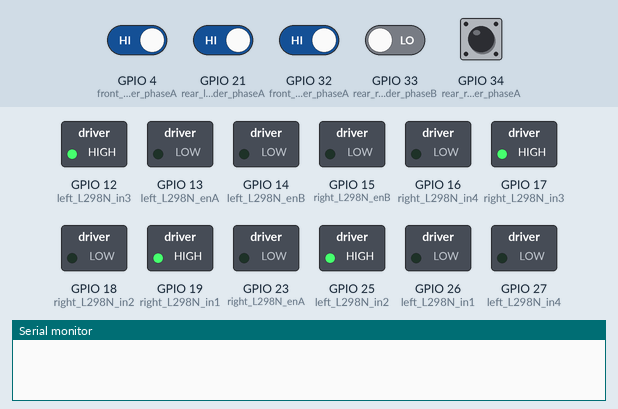
Simulated run of this sketch. Board: ESP32. Shown: switched loads named in the sketch (green lamp = pin HIGH), the last lines printed to the serial monitor. The test bench sets the inputs (shaded band); at power-on: GPIO 4 (front_right_encoder_phaseA), GPIO 21 (rear_left_encoder_phaseA), GPIO 32 (front_left_encoder_phaseA), GPIO 34 (rear_right_encoder_phaseA) HIGH, GPIO 33 (rear_right_encoder_phaseB) LOW.

Above: at 0.05 s.
At 1.2 s:
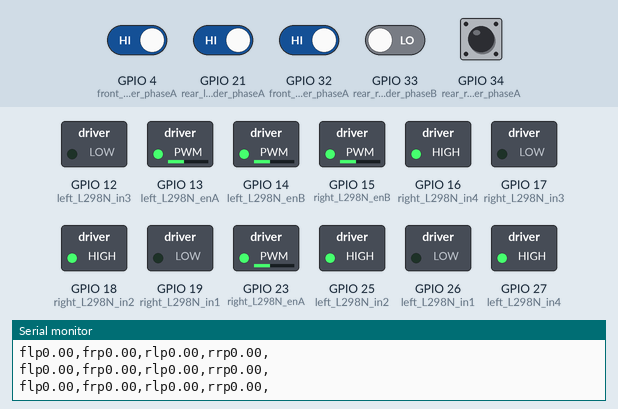
1.3 s: GPIO 34 (rear_right_encoder_phaseA) pulsed LOW 2 times (0.12 s each, 0.3 s apart)
Timing chart, 0 to 4.3 s (numbered marks = the images above; inputs shaded):
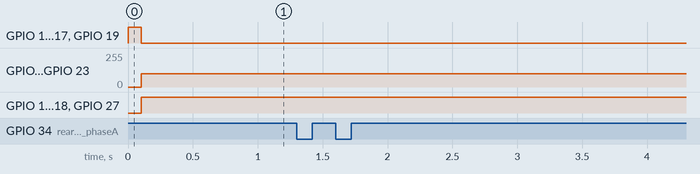

The sketch:

mec_control.ino
```cpp
#include <PID_v1.h>
#define left_L298N_enA 13  //front-left motor
#define left_L298N_in1 26
#define left_L298N_in2 25
#define left_L298N_enB 14 // rear-left motor
#define left_L298N_in3 12
#define left_L298N_in4 27
#define right_L298N_enA 23 // front-right motor
#define right_L298N_in1 19
#define right_L298N_in2 18
#define right_L298N_enB 15 //rear-right motor
#define right_L298N_in3 17
#define right_L298N_in4 16
#define front_left_encoder_phaseA 32
#define front_left_encoder_phaseB 35
#define front_right_encoder_phaseA 4
#define front_right_encoder_phaseB 5
#define rear_left_encoder_phaseA 21
#define rear_left_encoder_phaseB 22
#define rear_right_encoder_phaseA 34
#define rear_right_encoder_phaseB 33

// encoders tickś conunter
unsigned int front_left_encoder_counter = 0;
unsigned int front_right_encoder_counter = 0;
unsigned int rear_left_encoder_counter = 0;
unsigned int rear_right_encoder_counter = 0;

// wheels command direction (as read from the received message)
String front_left_cmd_sign = "p";
String front_right_cmd_sign = "p";
String rear_left_cmd_sign = "p";
String rear_right_cmd_sign = "p";

// wheels direction as read from the encoders
String front_left_encoder_sign = "p";
String front_right_encoder_sign = "p";
String rear_left_encoder_sign = "p";
String rear_right_encoder_sign = "p";

// wheels' direction
bool is_front_left_wheel_forward = true;
bool is_front_right_wheel_forward = true;
bool is_rear_left_wheel_forward = true;
bool is_rear_right_wheel_forward = true;


// wheels' measured velocty
double front_left_wheel_meas_vel = 0.0;
double front_right_wheel_meas_vel = 0.0;
double rear_left_wheel_meas_vel = 0.0;
double rear_right_wheel_meas_vel = 0.0;

// wheels' command velocty (as read from the received message)
double front_left_wheel_cmd_vel = 0.0;
double front_right_wheel_cmd_vel = 0.0;
double rear_left_wheel_cmd_vel = 0.0;
double rear_right_wheel_cmd_vel = 0.0;

unsigned long last_millis = 0;
const unsigned long interval = 100; // time period to calculate estimete velocity

// PID instances and variables
// Last motors´ commands
double front_left_wheel_cmd =0.0;
double front_right_wheel_cmd =0.0;
double rear_left_wheel_cmd =0.0;
double rear_right_wheel_cmd =0.0;

// PID parameters
double kp_fl=10.0, ki_fl=7.5, kd_fl=0.1;
double kp_fr=10.0, ki_fr=7.5, kd_fr=0.1;
double kp_rl=10.0, ki_rl=7.5, kd_rl=0.1;
double kp_rr=10.0, ki_rr=7.5, kd_rr=0.1;

// PID Objects instanciation
PID frontLeftMotor(&front_left_wheel_meas_vel, &front_left_wheel_cmd, &front_left_wheel_cmd_vel, kp_fl, ki_fl, kd_fl, DIRECT);
PID frontRightMotor(&front_right_wheel_meas_vel, &front_right_wheel_cmd, &front_right_wheel_cmd_vel, kp_fr, ki_fr, kd_fr, DIRECT);
PID rearLeftMotor(&rear_left_wheel_cmd_vel, &rear_left_wheel_cmd, &rear_left_wheel_cmd_vel, kp_rl, ki_rl, kd_rl, DIRECT);
PID rearRightMotor(&rear_right_wheel_meas_vel, &rear_right_wheel_cmd, &rear_right_wheel_cmd_vel, kp_rr, ki_rr, kd_rr, DIRECT);

void setup() {
// setup all pins
setupPins();
// setup wheels´ rotation Direction
setupWheelDirection();
// setup PID mode
setupPIDMode();
// start serial communication
Serial.begin(115200);
}

void loop() {
  if(Serial.available())
  {
  //  parseMessage(); // parse the message read command velocities sent from ROS2_contrl)
  }
  // compute measured velocity from encoderś counter
  unsigned long current_millis = millis();
  if (current_millis - last_millis >= interval)
  {
    // Vel(rpm) = encoder_counter * 60 /(gearbox reduction * pulse_per_revolution)
    front_left_wheel_meas_vel = (1000/interval) * front_left_encoder_counter * (60.0/663.0) * 0.10472;
    front_right_wheel_meas_vel = (1000/interval) * front_right_encoder_counter * (60.0/663.0) * 0.10472;
    rear_left_wheel_meas_vel = (1000/interval) * rear_left_encoder_counter * (60.0/663.0) * 0.10472;
    rear_right_wheel_meas_vel = (1000/interval) * rear_right_encoder_counter * (60.0/663.0) * 0.10472;

    adjust_and_execute_commands();

    String encoder_read = "fl" + front_left_encoder_sign + String(front_left_wheel_meas_vel) + "," +
                          "fr"+ front_right_encoder_sign + String(front_right_wheel_meas_vel) + "," +
                          "rl" + rear_left_encoder_sign + String(rear_left_wheel_meas_vel) + "," +
                          "rr"+ rear_right_encoder_sign + String(rear_right_wheel_meas_vel) + ",";
    String encoder_test = "fln01.00,frp00.00,rlp00.00,rrn01.00,";
    Serial.println(encoder_read);
    last_millis = current_millis;
    front_left_encoder_counter = 0;
    front_right_encoder_counter = 0;
    rear_left_encoder_counter = 0;
    rear_right_encoder_counter = 0;
  }


}
void adjust_and_execute_commands()
{
/***********TESTE *************/
// Valores usados para testes do motor
front_left_cmd_sign="p";
front_right_cmd_sign="n";
rear_left_cmd_sign="n";
rear_right_cmd_sign="n";
front_left_wheel_cmd = 100.0;
front_right_wheel_cmd = 100.0;
rear_left_wheel_cmd = 100.0;
rear_right_wheel_cmd = 100.0;
is_front_left_wheel_forward = true;
is_front_right_wheel_forward = true;
is_rear_left_wheel_forward = true;
is_rear_right_wheel_forward = true;


// setup wheels' direction based on cmd_sign
// front-left motor
if (front_left_cmd_sign == "p" && !is_front_left_wheel_forward)
{
  // invert the direction of the front-left motor
  //digitalWrite(left_L298N_in1, HIGH - digitalRead(left_L298N_in1));
  //digitalWrite(left_L298N_in2, HIGH - digitalRead(left_L298N_in2));
  digitalWrite(left_L298N_in1, LOW);
  digitalWrite(left_L298N_in2, HIGH);
  is_front_left_wheel_forward = true;
}
if (front_left_cmd_sign == "n" && is_front_left_wheel_forward)
{
  // invert the direction of the front left motor
  //digitalWrite(left_L298N_in1, HIGH - digitalRead(left_L298N_in1));
  //digitalWrite(left_L298N_in2, HIGH - digitalRead(left_L298N_in2));
  digitalWrite(left_L298N_in1, HIGH);
  digitalWrite(left_L298N_in2, LOW);
  is_front_left_wheel_forward = false;
}
// front-right motor
if (front_right_cmd_sign == "p" && !is_front_right_wheel_forward)
{
  // invert the direction of the front right motor
  //digitalWrite(right_L298N_in1, HIGH - digitalRead(right_L298N_in1));
  //digitalWrite(right_L298N_in2, HIGH - digitalRead(right_L298N_in2));
  digitalWrite(right_L298N_in1, HIGH);
  digitalWrite(right_L298N_in2, LOW);
  is_front_right_wheel_forward = true;
}
if (front_right_cmd_sign == "n" && is_front_right_wheel_forward)
{
  // invert the direction of the front right motor
  //digitalWrite(right_L298N_in1, HIGH - digitalRead(right_L298N_in1));
  //digitalWrite(right_L298N_in2, HIGH - digitalRead(right_L298N_in2));
  digitalWrite(right_L298N_in1, LOW);
  digitalWrite(right_L298N_in2, HIGH);
  is_front_right_wheel_forward = false;
}

// rear-left motor
if (rear_left_cmd_sign == "p" && !is_rear_left_wheel_forward)
{
  // invert the direction of the rear left motor
  //digitalWrite(left_L298N_in3, HIGH - digitalRead(left_L298N_in3));
  //digitalWrite(left_L298N_in4, HIGH - digitalRead(left_L298N_in4));
  digitalWrite(left_L298N_in3, HIGH);
  digitalWrite(left_L298N_in4, LOW);
  is_rear_left_wheel_forward = true;
}
if (rear_left_cmd_sign == "n" && is_rear_left_wheel_forward)
{
  // invert the direction of the rear left motor
  //digitalWrite(left_L298N_in3, HIGH - digitalRead(left_L298N_in3));
  //digitalWrite(left_L298N_in4, HIGH - digitalRead(left_L298N_in4));
  digitalWrite(left_L298N_in3, LOW);
  digitalWrite(left_L298N_in4, HIGH);
  is_rear_left_wheel_forward = false;
}
// rear-right motor
if (rear_right_cmd_sign == "p" && !is_rear_right_wheel_forward)
{
  // invert the direction of the rear right motor
  //digitalWrite(right_L298N_in3, HIGH - digitalRead(right_L298N_in3));
  //digitalWrite(right_L298N_in4, HIGH - digitalRead(right_L298N_in4));
  digitalWrite(right_L298N_in3, HIGH);
  digitalWrite(right_L298N_in4, LOW);
  is_rear_right_wheel_forward = true;
}
if (rear_right_cmd_sign == "n" && is_rear_right_wheel_forward)
{
  // invert the direction of the rear right motor
  //digitalWrite(right_L298N_in3, HIGH - digitalRead(right_L298N_in3));
  //digitalWrite(right_L298N_in4, HIGH - digitalRead(right_L298N_in4));
  digitalWrite(right_L298N_in3, LOW);
  digitalWrite(right_L298N_in4, HIGH);

  is_rear_right_wheel_forward = false;
}
/***********TESTE *************/
/* COMENTADO PARA EFEITO DE TESTES E VALIDAÇÃO DOS MOTORES
// use PID objects to compute the new wheel commands (x_x_wheel_cmd)
frontLeftMotor.Compute(); // compute the new front_left_wheel_cmd
frontRightMotor.Compute(); // compute the new front_right_wheel_cmd
rearLeftMotor.Compute();  // compute the new rear_left_wheel_cmd
rearRightMotor.Compute();  // compute the new rear_right_wheel_cmd

// wheel_cmd_vel=0-> wheel_cmd=0
if (front_left_wheel_cmd_vel == 0.0)
  front_left_wheel_cmd = 0.0;
if (front_right_wheel_cmd_vel == 0.0)
  front_right_wheel_cmd = 0.0;
if(rear_left_wheel_cmd_vel == 0.0)
  rear_left_wheel_cmd_vel = 0.0;
if (rear_right_wheel_cmd_vel = 0.0)
  rear_right_wheel_cmd = 0.0;
*/
// send new wheel commands (x_x_wheel_cmd) to the motor
analogWrite(left_L298N_enA, front_left_wheel_cmd);   // front-left motor
analogWrite(left_L298N_enB, rear_left_wheel_cmd);   // rear-left motor
analogWrite(right_L298N_enA, front_right_wheel_cmd);  //front right motor)
analogWrite(right_L298N_enB, rear_right_wheel_cmd);  //rear right motor)
}
void parseMessage()
{
    // message format "flp00.00,frp00.00,rlp00.00,rrp00.00,"

  char buffer[64];
  int len = Serial.readBytesUntil('\n', buffer, sizeof(buffer) - 1);
  buffer[len] = '\0';
  int i = 0;
  while (buffer[i] != '\0')
  {
    // wheelś prefix
    char wheel[3];
    wheel[0] = buffer[i];
    wheel[1] = buffer[i+1];
    wheel[2] = '\0';

    // encoderś sign
    char sign = buffer[i+2];

    // velocity value
    float value = atof(&buffer[i+3]);

    // atribui ao campo correspondente
    if (strcmp(wheel, "fl") == 0) {
      front_left_cmd_sign = (sign == 'p') ? "p" : "n";
      front_left_wheel_cmd_vel = value;
    } else if (strcmp(wheel, "fr") == 0) {
      front_right_cmd_sign = (sign == 'p') ? "p" : "n";
      front_right_wheel_cmd_vel = value;
    } else if (strcmp(wheel, "rl") == 0) {
      rear_left_cmd_sign = (sign == 'p') ? "p" : "n";
      rear_left_wheel_cmd_vel = value;
    } else if (strcmp(wheel, "rr") == 0) {
      rear_right_cmd_sign = (sign == 'p') ? "p" : "n";
      rear_right_wheel_cmd_vel = value;
    }
    // pula até depois da vírgula
    while (buffer[i] != ',' && buffer[i] != '\0') i++;
      if (buffer[i] == ',') i++;
  }
  // imprime os valores lidos
  // Serial.print("FL = "); Serial.print(front_left_encoder_sign);
  // Serial.print(" "); Serial.println(front_left_wheel_meas_vel);

  //Serial.print("FR = "); Serial.print(front_right_encoder_sign);
  // Serial.print(" "); Serial.println(front_right_wheel_meas_vel);

  // Serial.print("RL = "); Serial.print(rear_left_encoder_sign);
  // Serial.print(" "); Serial.println(rear_left_wheel_meas_vel);

  // Serial.print("RR = "); Serial.print(rear_right_encoder_sign);
  // Serial.print(" "); Serial.println(rear_right_wheel_meas_vel);
  // Serial.println("---------------------");
}
void setupPins() {
  pinMode(left_L298N_enA, OUTPUT); //front-left motor
  pinMode(left_L298N_in1, OUTPUT);
  pinMode(left_L298N_in2, OUTPUT);
  pinMode(left_L298N_enB, OUTPUT); // rear-left motor
  pinMode(left_L298N_in3, OUTPUT);
  pinMode(left_L298N_in4, OUTPUT);
  pinMode(right_L298N_enA, OUTPUT); // front-right motor
  pinMode(right_L298N_in1, OUTPUT);
  pinMode(right_L298N_in2, OUTPUT);
  pinMode(right_L298N_enB, OUTPUT); //rear-right motor
  pinMode(right_L298N_in3, OUTPUT);
  pinMode(right_L298N_in4, OUTPUT);

  pinMode(front_left_encoder_phaseA, INPUT);
  pinMode(front_left_encoder_phaseB, INPUT);
  pinMode(front_right_encoder_phaseA, INPUT);
  pinMode(front_right_encoder_phaseB, INPUT);
  pinMode(rear_left_encoder_phaseA, INPUT);
  pinMode(rear_left_encoder_phaseB, INPUT);
  pinMode(rear_right_encoder_phaseA, INPUT);
  pinMode(rear_right_encoder_phaseB, INPUT);

  attachInterrupt(digitalPinToInterrupt(front_left_encoder_phaseA), frontLeftEncoderCallback, RISING);
  attachInterrupt(digitalPinToInterrupt(front_right_encoder_phaseA), frontRighttEncoderCallback, RISING);
  attachInterrupt(digitalPinToInterrupt(rear_left_encoder_phaseA), rearLeftEncoderCallback, RISING);
  attachInterrupt(digitalPinToInterrupt(rear_right_encoder_phaseA), rearRightEncoderCallback, RISING);
}


void frontLeftEncoderCallback()
{
  front_left_encoder_counter++;
  if(digitalRead(front_left_encoder_phaseB) == HIGH)
  {
    front_left_encoder_sign="n";
  }
  else
  {
    front_left_encoder_sign="p";
  }
}
void frontRighttEncoderCallback()
{
  front_right_encoder_counter++;
  if(digitalRead(front_right_encoder_phaseB) == HIGH)
  {
    front_right_encoder_sign="n";
  }
  else
  {
    front_right_encoder_sign="p";
  }
}
void rearLeftEncoderCallback()
{
  rear_left_encoder_counter++;
  if(digitalRead(rear_left_encoder_phaseB) == HIGH)
  {
    rear_left_encoder_sign="n";
  }
  else
  {
    rear_left_encoder_sign="p";
  }
}
void rearRightEncoderCallback()
{
  rear_right_encoder_counter++;
  if(digitalRead(rear_right_encoder_phaseB) == HIGH)
  {
    rear_right_encoder_sign="p";
  }
  else
  {
    rear_right_encoder_sign="n";
  }
}

void setupWheelDirection() {
// setup all wheels pins to move forward
is_front_left_wheel_forward = true; // left motors rotates CCW to move forwards
digitalWrite(left_L298N_in1, LOW);
digitalWrite(left_L298N_in2, HIGH);

is_rear_left_wheel_forward = true; // left motors rotates CCW to move forwards
digitalWrite(left_L298N_in3, HIGH);
digitalWrite(left_L298N_in4, LOW);

is_front_right_wheel_forward = true; // right motors rotates CW to move forwards
digitalWrite(right_L298N_in1, HIGH);
digitalWrite(right_L298N_in2, LOW);

is_rear_right_wheel_forward = true; // right motors rotates CW to move forwards
digitalWrite(right_L298N_in3, HIGH);
digitalWrite(right_L298N_in4, LOW);
}

void setupPIDMode() {
frontLeftMotor.SetMode(AUTOMATIC);
frontRightMotor.SetMode(AUTOMATIC);
rearLeftMotor.SetMode(AUTOMATIC);
rearRightMotor.SetMode(AUTOMATIC);
}
```
